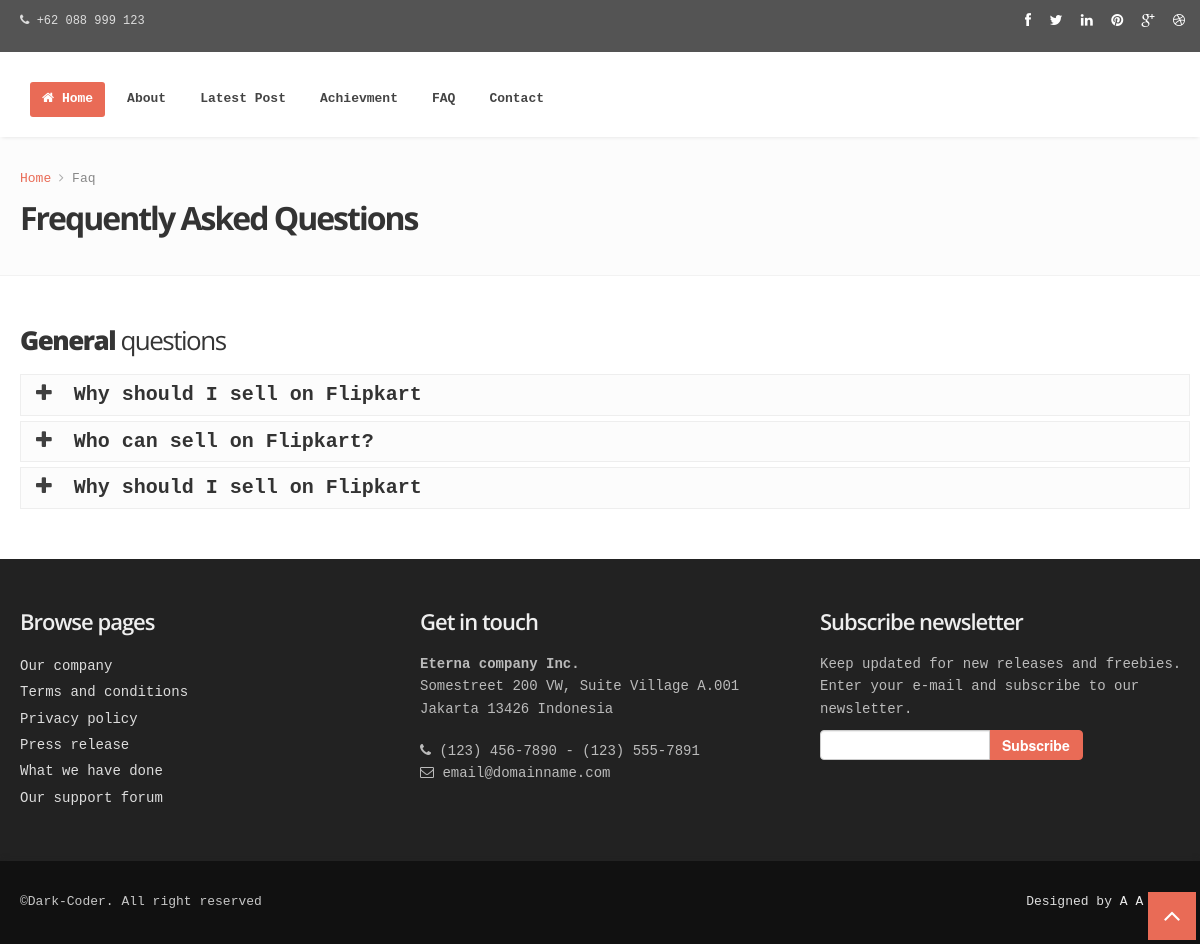
Page /faq on the committed database.
### home/models.py (models this page shows)
class Faq(models.Model):
    code=models.CharField(max_length=10,default='')
    question=models.CharField(max_length=1000)
    answer=models.CharField(max_length=1000)

### home/views.py (the view)
# urls.py: path('faq',views.faq,name='faq'),
def faq(request):
    a=Faq.objects.all()
    context={'faq':a}
    return render(request,'home/faq.html',context)

### template/home/faq.html (shortened to what this page needs)
{% extends 'base.html' %}
{% block body %}
 <section id="inner-headline">
      <div class="container">
        <div class="row">
          <div class="span12">
            <div class="inner-heading">
              <ul class="breadcrumb">
                <li><a href="index.html">Home</a> <i class="icon-angle-right"></i></li>
                <li class="active">Faq</li>
              </ul>
              <h2>Frequently Asked Questions</h2>
            </div>
          </div>
        </div>
      </div>
    </section>
    <section id="content">
      <div class="container">
        <div class="row">
          <div class="span12">
            <h4 class="title"><strong>General</strong> questions</h4>
            <div class="accordion" id="accordion2">
              {% for f in faq %}
              <div class="accordion-group">
                <div class="accordion-heading">
                  <a class="accordion-toggle" data-toggle="collapse" data-parent="#accordion2" href="#{{f.code}}">
								<i class="icon-plus"></i> {{f.question}} </a>
                </div>
              </div>
                  {% endfor %}
            </div>
          </div>
        </div>
      </div>
    </section>
{% endblock body %}

### static/css/style.css (style rules this page uses)
body { font-family: Courier New; font-size: 14px; font-weight: 400; line-height: 1.6em; color: #656565; }
a { color: #4b5056; }
h4.title { letter-spacing: -1.5px; }
.container { padding: 0 20px 0 20px; position: relative; }
.row { margin-bottom: 30px; }
#content { position: relative; background: #fff; border-top: 1px solid #f2f2f2; padding: 50px 0 0 0; }
#inner-headline { background: #fcfcfc; position: relative; margin: 0; padding: 20px 0 10px; }
#inner-headline .inner-heading h2 { color: #333; margin: 0 0 0 0; font-size: 32px; font-weight: 700; letter-spacing: -2px; }
#inner-headline ul.breadcrumb { margin: 0; float: none; background: none; }
#inner-headline ul.breadcrumb li { margin-bottom: 0; padding-bottom: 0; }
#inner-headline ul.breadcrumb li { font-size: 13px; color: #888; text-shadow: none; }
#inner-headline ul.breadcrumb li i { color: #ababab; }
#inner-headline ul.breadcrumb li a { text-decoration: none; }
[class^="icon-"], [class*=" icon-"] { color: #404040; }

### static/color/default.css (style rules this page uses)
#inner-headline ul.breadcrumb li a { color:#e96b56; }

### static/css/overwrite.css (style rules this page uses)
h1, h2, h3, h4, h5, h6 { font-family:'Open Sans', sans-serif; color:#353535; font-weight:400; line-height:1.1em; margin-top:0; }
h2 { font-size:34px; margin-bottom:22px; }
h4 { font-size:26px; margin-bottom:20px; }
h1 strong,h2 strong,h3 strong,h4 strong,h5 strong,h6 strong { font-weight:800; letter-spacing:-1.5px; }
ul, ol { padding: 0; margin: 0 0 10px 25px; }
li { line-height: 1.6em; }
.breadcrumb { float:left; padding:10px 0 10px 0; margin:0; list-style: none; background: none; -webkit-border-radius: 0; -moz-border-radius: 0; border-radius: 0; }
.breadcrumb > li { display: inline-block; *display: inline; text-shadow: none; font-size:12px; *zoom: 1; margin:0; }
.breadcrumb > .active { color: #797979; }
.accordion-group { background:none; border:none; -webkit-border-radius: 0; -moz-border-radius: 0; border-radius: 0; margin-bottom:5px; }
.accordion-heading { font-size:20px; color:#333333; text-shadow: none; background-color: #fcfcfc; *background-color: #fcfcfc; background-image: none; background-repeat: repeat-x; border: 1px solid #eee; *border: 0; border-color: none; }
.accordion-heading a { color:#333333; font-weight:600; outline:0; }
.accordion-heading i { margin-right:10px; }

### rows in the picture
Faq: question "Why should I sell on Flipkart"
Faq: question "Who can sell on Flipkart?"
Faq: question "Why should I sell on Flipkart"
